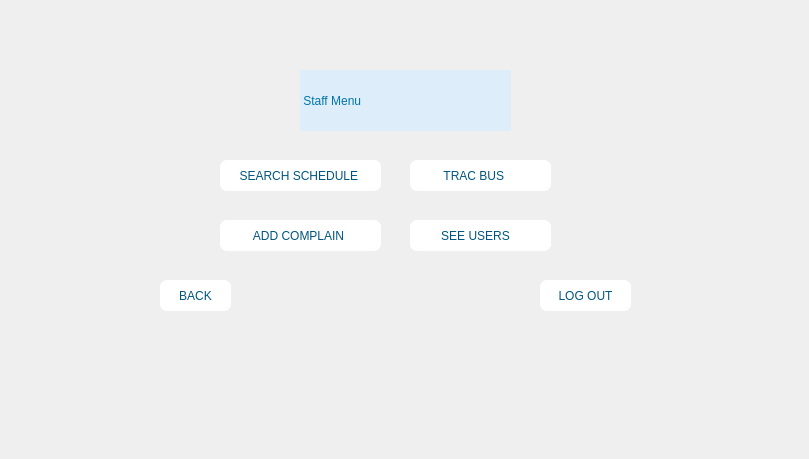
    <widget class="QWidget" name="staff_menu">
     <widget class="QPushButton" name="pushButton_15">
      <property name="geometry">
       <rect>
        <x>160</x>
        <y>280</y>
        <width>71</width>
        <height>31</height>
       </rect>
      </property>
      <property name="styleSheet">
       <string notr="true">color: rgb(0, 85, 127);
background-color: rgb(255, 255, 255);
font: 700 10pt &quot;Segoe UI&quot;;
border-radius: 7px;</string>
      </property>
      <property name="text">
       <string>BACK</string>
      </property>
      <property name="icon">
       <iconset resource="IMAGE.qrc">
        <normaloff>:/pic/images/back.png</normaloff>:/pic/images/back.png</iconset>
      </property>
     </widget>
     <widget class="QLabel" name="label_52">
      <property name="geometry">
       <rect>
        <x>0</x>
        <y>0</y>
        <width>800</width>
        <height>450</height>
       </rect>
      </property>
      <property name="text">
       <string/>
      </property>
      <property name="pixmap">
       <pixmap resource="IMAGE.qrc">:/pic/images/Schedule.png</pixmap>
      </property>
      <property name="scaledContents">
       <bool>true</bool>
      </property>
     </widget>
     <widget class="QPushButton" name="pushButton_66">
      <property name="geometry">
       <rect>
        <x>410</x>
        <y>160</y>
        <width>141</width>
        <height>31</height>
       </rect>
      </property>
      <property name="styleSheet">
       <string notr="true">color: rgb(0, 85, 127);
background-color: rgb(255, 255, 255);
font: 700 10pt &quot;Segoe UI&quot;;
border-radius: 7px;</string>
      </property>
      <property name="text">
       <string>  TRAC BUS      </string>
      </property>
      <property name="icon">
       <iconset resource="IMAGE.qrc">
        <normaloff>:/pic/images/loading.png</normaloff>:/pic/images/loading.png</iconset>
      </property>
     </widget>
     <widget class="QPushButton" name="pushButton_67">
      <property name="geometry">
       <rect>
        <x>220</x>
        <y>160</y>
        <width>161</width>
        <height>31</height>
       </rect>
      </property>
      <property name="styleSheet">
       <string notr="true">color: rgb(0, 85, 127);
background-color: rgb(255, 255, 255);
font: 700 10pt &quot;Segoe UI&quot;;
border-radius: 7px;</string>
      </property>
      <property name="text">
       <string>SEARCH SCHEDULE </string>
      </property>
      <property name="icon">
       <iconset resource="IMAGE.qrc">
        <normaloff>:/pic/images/Next.png</normaloff>:/pic/images/Next.png</iconset>
      </property>
     </widget>
     <widget class="QPushButton" name="pushButton_68">
      <property name="geometry">
       <rect>
        <x>410</x>
        <y>220</y>
        <width>141</width>
        <height>31</height>
       </rect>
      </property>
      <property name="styleSheet">
       <string notr="true">color: rgb(0, 85, 127);
background-color: rgb(255, 255, 255);
font: 700 10pt &quot;Segoe UI&quot;;
border-radius: 7px;</string>
      </property>
      <property name="text">
       <string>  SEE USERS     </string>
      </property>
      <property name="icon">
       <iconset resource="IMAGE.qrc">
        <normaloff>:/pic/images/loading.png</normaloff>:/pic/images/loading.png</iconset>
      </property>
     </widget>
     <widget class="QPushButton" name="pushButton_69">
      <property name="geometry">
       <rect>
        <x>540</x>
        <y>280</y>
        <width>91</width>
        <height>31</height>
       </rect>
      </property>
      <property name="styleSheet">
       <string notr="true">color: rgb(0, 85, 127);
background-color: rgb(255, 255, 255);
font: 700 10pt &quot;Segoe UI&quot;;
border-radius: 7px;</string>
      </property>
      <property name="text">
       <string>LOG OUT</string>
      </property>
      <property name="icon">
       <iconset resource="IMAGE.qrc">
        <normaloff>:/pic/images/OK.png</normaloff>:/pic/images/OK.png</iconset>
      </property>
     </widget>
     <widget class="QPushButton" name="pushButton_70">
      <property name="geometry">
       <rect>
        <x>220</x>
        <y>220</y>
        <width>161</width>
        <height>31</height>
       </rect>
      </property>
      <property name="styleSheet">
       <string notr="true">color: rgb(0, 85, 127);
background-color: rgb(255, 255, 255);
font: 700 10pt &quot;Segoe UI&quot;;
border-radius: 7px;</string>
      </property>
      <property name="text">
       <string> ADD COMPLAIN  </string>
      </property>
      <property name="icon">
       <iconset resource="IMAGE.qrc">
        <normaloff>:/pic/images/Next.png</normaloff>:/pic/images/Next.png</iconset>
      </property>
     </widget>
     <widget class="QLabel" name="label_82">
      <property name="geometry">
       <rect>
        <x>300</x>
        <y>70</y>
        <width>211</width>
        <height>61</height>
       </rect>
      </property>
      <property name="styleSheet">
       <string notr="true">font: 20pt &quot;Lucida Calligraphy&quot;;
background-color: none;
background-color: rgb(222, 237, 250);
color: rgb(0, 117, 171);</string>
      </property>
      <property name="text">
       <string> Staff Menu</string>
      </property>
     </widget>
     <zorder>label_52</zorder>
     <zorder>pushButton_15</zorder>
     <zorder>pushButton_66</zorder>
     <zorder>pushButton_67</zorder>
     <zorder>pushButton_68</zorder>
     <zorder>pushButton_69</zorder>
     <zorder>pushButton_70</zorder>
     <zorder>label_82</zorder>
    </widget>
